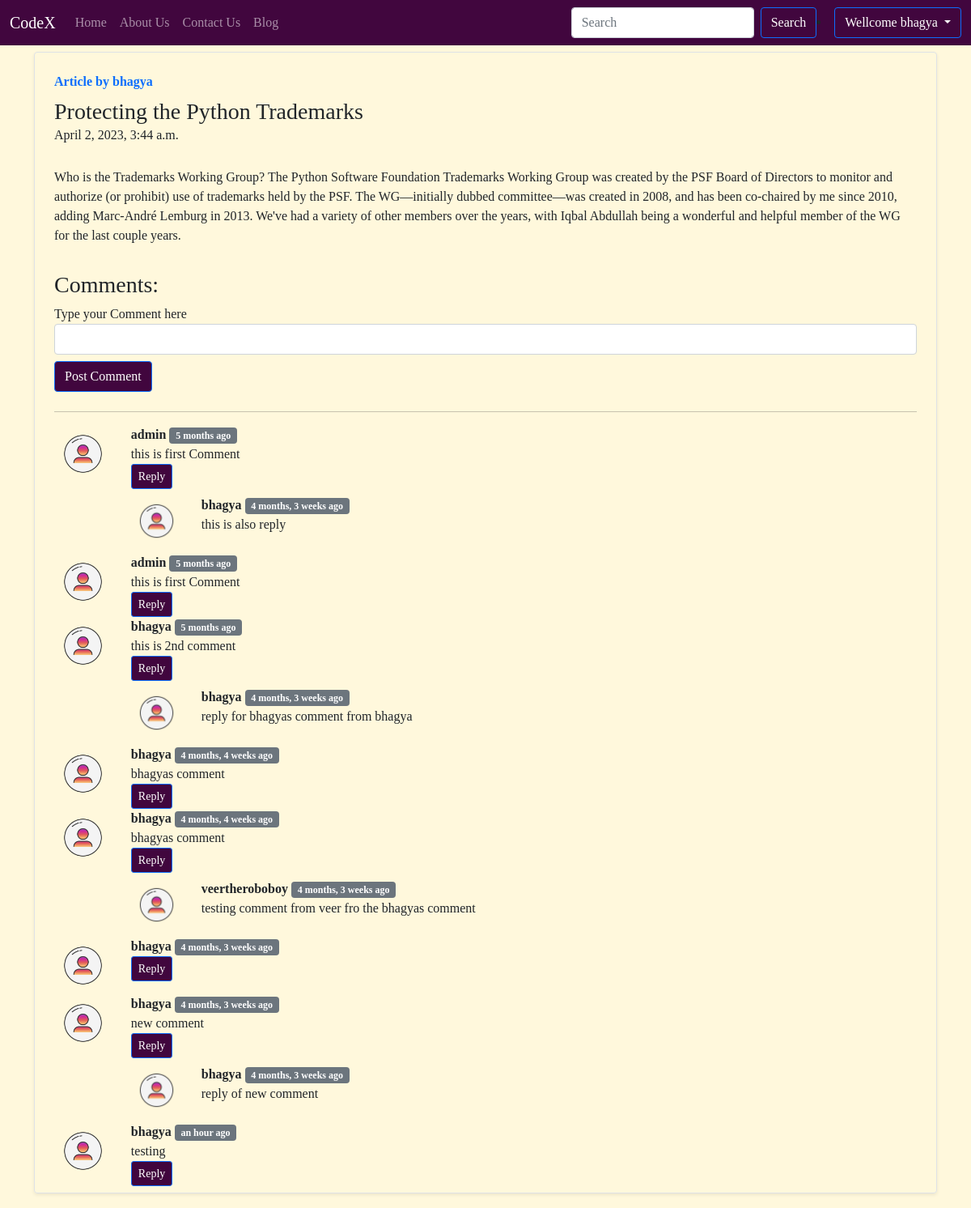
The page /blog/Protecting-the-Python-Trademarks (signed in) on the database its author committed.
### blog/models.py (models this page shows, shortened)
class Post(models.Model):
    sr_no = models.AutoField(primary_key=True)
    title = models.CharField(max_length=255)
    author = models.CharField(max_length=50)
    content = models.TextField()
    slug = models.SlugField(max_length=155)
    timestamp = models.DateTimeField(blank=True)

class BlogComment(models.Model):
    sr_no = models.AutoField(primary_key=True)
    comment = models.TextField(max_length=100)
    user = models.ForeignKey(User,on_delete=models.CASCADE)
    post = models.ForeignKey(Post,on_delete=models.CASCADE)
    parent = models.ForeignKey('self',on_delete=models.CASCADE,null=True)
    timestamp = models.DateTimeField(default=now)

### blog/views.py (the view)
# urls.py: path('<str:slug>',views.blogpost,name='blogpost'),
def blogpost(request, slug):
    post = Post.objects.filter(slug=slug).first()
    comments = BlogComment.objects.filter(post = post , parent = None)
    replies = BlogComment.objects.filter(post = post).exclude(parent = None)
    repdict = {}
    for reply in replies:
        if reply.parent.sr_no not in repdict.keys():
            repdict[reply.parent.sr_no]=[reply]
        else:
            repdict[reply.parent.sr_no].append(reply)
    context = {'post': post,'comments':comments, "repdict": repdict}
    return render(request,"blog/blogpost.html",context)

### blog/templatetags/extras.py (called while the page is built)
@register.filter(name = 'get_val')
def get_val(dict, key):
    return dict.get(key)

### templates/blog/blogpost.html (shortened to what this page needs)
{% extends 'base.html' %}
{% block body %}
{% load humanize %}
{% load extras %}
{% if post %}
<div class="container">
  <div class="my-2">
    <div class="row g-0 border rounded overflow-hidden flex-md-row mb-4 shadow-sm h-md-250 position-relative">
      <div class="col p-4 d-flex flex-column position-static">
        <strong class="d-inline-block mb-2 text-primary">Article by {{post.author}}</strong>
        <h3 class="mb-0"> {{post.title}}</h3>
        <div class="mb-1 text-body-secondary">{{post.timestamp}}</div>
        <p class="card-text mb-auto pt-4">{{post.content|safe}}</p>
      </div>
      <div class="my-2 mx-4">
        <h3>Comments:</h3>
        <div class="mx-auto">
          {% if user.is_authenticated %}
          <form action="/blog/postComment" class="mx-auto" method="post">
            <div class="form-group me-5">
              <label for="comment">Type your Comment here</label>
              <input type="text" name="comment" class="form-control me-4" id="comment">
            </div>
            <button type="submit" class="btn btn-primary my-2">Post Comment</button>
          </form>
          {% else %}
          <button type="button" class="btn btn-primary my-2" data-bs-toggle="modal" data-bs-target="#loginmodal">login to Comment</button>
          {% endif %}
        </div>
        <hr class="me-5">
        {% for comment in comments %}
        <div class="row">
          <div class="col-md-1 "><img class="img-fluid" src="/static/images/user2.png" alt="user"></div>
          <div class="col-md-11 "><b>{{comment.user.username}}</b>
            <span class="badge bg-secondary ">{{comment.timestamp | naturaltime}}</span>
            <div>{{comment.comment}}</div>
            <div class="reply mx-0">
              {% if user.is_authenticated %}
              <button class="btn btn-sm btn-primary" type="button" data-bs-toggle="collapse"
                data-bs-target="#replybox{{comment.sr_no}}" aria-expanded="false" aria-controls="collapseExample">
                Reply
              </button>
              {% else %}
              <button class="btn btn-sm btn-primary my-2" type="Button" data-bs-toggle="modal" data-bs-target="#loginmodal">
                login to Reply
              </button>
              {% endif %}
            </div>
            {% for reply in repdict|get_val:comment.sr_no %}
            <div class="replies my-2">
              <div class="row">
                <div class="col-md-1 ">
                  <img class="img-fluid" src="/static/images/user2.png" alt="user">
                </div>
                <div class="col-md-11 "><b>{{reply.user.username}}</b>
                  <span class="badge bg-secondary ">{{reply.timestamp | naturaltime}}</span>
                  <div>{{reply.comment}}</div>
                </div>
              </div>
            </div>
            {% endfor %}
          </div>
        </div>
      {% endfor %}
    </div>
    </div>
  </div>
</div>
{% endif %}
{% endblock body %}

### templates/base.html (shortened to what this page needs)
<!doctype html>
<html lang="en" data-bs-theme="dark">
  <head>
    <link href="https://cdn.jsdelivr.net/npm/bootstrap@5.0.2/dist/css/bootstrap.min.css" rel="stylesheet">
  </head>
  {% load static %}
  <body  >
    <nav class="navbar navbar-expand-lg  navbar-dark " style="background-color: #41063e;">
        <div class="container-fluid">
          <a class="navbar-brand" href="/">CodeX</a>
          <div class="collapse navbar-collapse" id="navbarSupportedContent">
            <ul class="navbar-nav me-auto mb-2 mb-lg-0">
              <li class="nav-item">
                <a class="nav-link {% block homeactive %}{% endblock homeactive %}" aria-current="page" href="/">Home</a>
              </li>
              <li class="nav-item">
                <a class="nav-link {% block aboutactive %}{% endblock aboutactive %}" href="/about">About Us</a>
              </li>
              <li class="nav-item">
                <a class="nav-link {% block contactactive %}{% endblock contactactive %}" href="/contact">Contact Us</a>
              </li>
              <li class="nav-item">
                <a class="nav-link {% block blogactive %}{% endblock blogactive %}" href="/blog/bloghome">Blog</a>
              </li>
            </ul>
            <form class="d-flex" role="search" method="get" action="search">
              <input class="form-control me-2" name="query" id="query" type="search" placeholder="Search" aria-label="Search">
              <button class="btn btn-primary" type="submit">Search</button>
            </form>
             {% if user.is_authenticated %}
             <li class="nav-item dropdown">
              <a class="btn btn-primary dropdown-toggle" href="#" role="button" data-bs-toggle="dropdown" aria-expanded="false">
                Wellcome {{request.user}}
              </a>
            </li>
            {% endif %}
          </div>
        </div>
      </nav>
{% block body %}{% endblock body %}
  </body>
</html>

### templates/base.html (style rules this page uses)
body { font-family:Georgia, 'Times New Roman', Times, serif; background-color: cornsilk; }
.btn-primary { background-color: #41063e; }

### rows shown on the page
Post: author "bhagya", title "Protecting the Python Trademarks", timestamp "April 2, 2023, 3:44 a.m.", content "Who is the Trademarks Working Group? The Python Software Foundation Trademarks Working Group was created by the PSF Board of Directors to monitor and authorize (or prohibit) use of trademarks held by the PSF. The WG—initially dubbed committee—was created in 2008, and has been co-chaired by me since 2010, adding Marc-André Lemburg in 2013. We've had a variety of other members over the years, with Iqbal Abdullah being a wonderful and helpful member of the WG for the last couple years."
BlogComment: user.username "admin", timestamp "5 months ago", comment "this is first Comment"
BlogComment: user.username "bhagya", timestamp "4 months, 3 weeks ago", comment "this is also reply"
BlogComment: user.username "admin", timestamp "5 months ago", comment "this is first Comment"
BlogComment: user.username "bhagya", timestamp "5 months ago", comment "this is 2nd comment"
BlogComment: user.username "bhagya", timestamp "4 months, 3 weeks ago", comment "reply for bhagyas comment from bhagya"
BlogComment: user.username "bhagya", timestamp "4 months, 4 weeks ago", comment "bhagyas comment"
BlogComment: user.username "bhagya", timestamp "4 months, 4 weeks ago", comment "bhagyas comment"
BlogComment: user.username "veertheroboboy", timestamp "4 months, 3 weeks ago", comment "testing comment from veer fro the bhagyas comment"
BlogComment: user.username "bhagya", timestamp "4 months, 3 weeks ago"
BlogComment: user.username "bhagya", timestamp "4 months, 3 weeks ago", comment "new comment"
BlogComment: user.username "bhagya", timestamp "4 months, 3 weeks ago", comment "reply of new comment"
BlogComment: user.username "bhagya", timestamp "an hour ago", comment "testing"

### other values the page prints
{{ request.user }} "bhagya"
